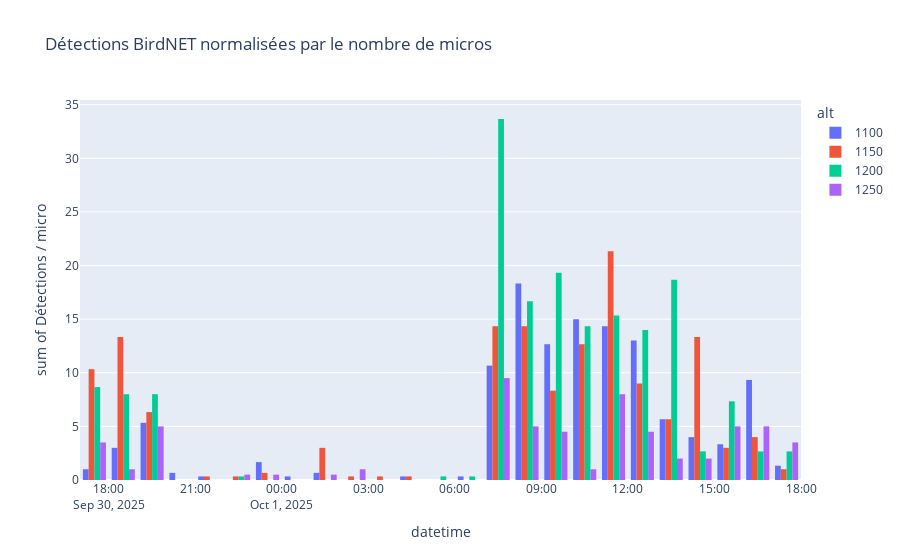

The notebook cell this image was saved under:
### Markdown cell above
### Figure

### Code cell
fig = px.histogram(
    df_detec_norm,
    x="datetime",
    y="norm_counts",
    color="alt",
    title="Détections BirdNET normalisées par le nombre de micros",
    labels={"norm_counts": "Détections / micro"},
    nbins=25,
    barmode='group',
)
fig.show()
